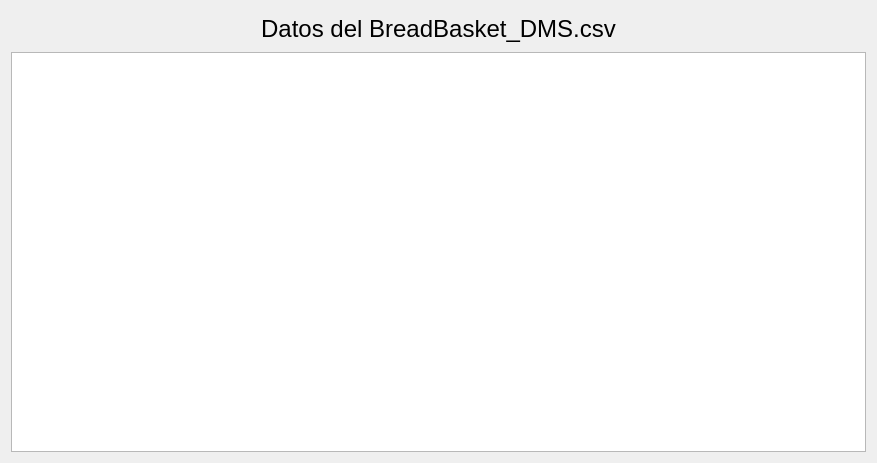
<?xml version="1.0" encoding="UTF-8"?>
<ui version="4.0">
 <class>Form</class>
 <widget class="QWidget" name="Form">
  <property name="geometry">
   <rect>
    <x>0</x>
    <y>0</y>
    <width>877</width>
    <height>463</height>
   </rect>
  </property>
  <property name="sizePolicy">
   <sizepolicy hsizetype="Expanding" vsizetype="Expanding">
    <horstretch>0</horstretch>
    <verstretch>0</verstretch>
   </sizepolicy>
  </property>
  <property name="windowTitle">
   <string>Datos del BreadBasket_DMS.csv</string>
  </property>
  <layout class="QHBoxLayout" name="horizontalLayout">
   <item>
    <layout class="QVBoxLayout" name="verticalLayout">
     <item>
      <widget class="QLabel" name="label">
       <property name="sizePolicy">
        <sizepolicy hsizetype="Expanding" vsizetype="Expanding">
         <horstretch>0</horstretch>
         <verstretch>0</verstretch>
        </sizepolicy>
       </property>
       <property name="font">
        <font>
         <pointsize>18</pointsize>
        </font>
       </property>
       <property name="text">
        <string>Datos del BreadBasket_DMS.csv</string>
       </property>
       <property name="alignment">
        <set>Qt::AlignCenter</set>
       </property>
      </widget>
     </item>
     <item>
      <widget class="QTableView" name="tabla">
       <property name="minimumSize">
        <size>
         <width>600</width>
         <height>400</height>
        </size>
       </property>
      </widget>
     </item>
    </layout>
   </item>
  </layout>
 </widget>
 <resources/>
 <connections/>
</ui>
